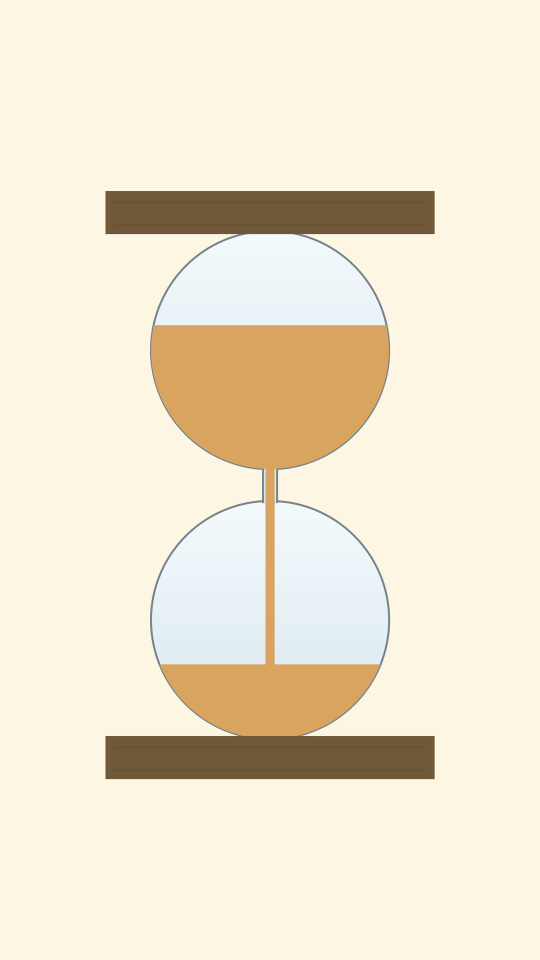
#> input picture presplash.png, 1080 x 1920 px (shown at 1/2 size)
$ python -i _r30b_analyze.py   (imports and definitions only)
#> lines starting #> are read from the running program, lines starting #| are printed output that depends on the picture; after the words box and inside, x2 and y2 are one past the last pixel; in counts of white or black regions, pixels touching at a corner belong together
"""r30b 观感漂移分析: 分区域像素差 + 单图几何/纹理指标。

用法:
    python tools/_r30b_analyze.py --diff A.png B.png [--label L]
    python tools/_r30b_analyze.py --metrics A.png [--label L]
    python tools/_r30b_analyze.py --montage A.png B.png --out out.png
"""
import argparse
import json
import os
import sys

import numpy as np
from PIL import Image

W, H = 1080, 1920

# 区域定义 (y0, y1, x0, x1) —— 1080x1920 竖屏
REGIONS = {
    "topbar":    (100, 280, 15, 1065),    # 6 色块
    "countdown": (282, 392, 15, 1065),    # 倒计时数字(会变)
    "upperball": (392, 1008, 215, 865),   # 上球
    "neck":      (1008, 1098, 470, 610),  # 颈部直筒
    "lowerball": (1098, 1712, 215, 865),  # 下球
    "buttons":   (1742, 1912, 15, 1065),  # 底部按钮行
}

# 几何量测用的窄窗口(避开玻璃壁)
SURF_X0, SURF_X1 = 400, 680          # 上球沙面扫描 x 范围
SURF_Y0, SURF_Y1 = 392, 1010
NECK_WIN = (1020, 1080, 495, 585)    # 颈部直筒量测窗
JET_WIN = (1102, 1200, 400, 680)     # 颈出口下方粒子带


def gray(arr):
    a = arr.astype(np.float32)
    return a[:, :, 0] * 0.299 + a[:, :, 1] * 0.587 + a[:, :, 2] * 0.114


def load(path):
#> called with path = '../presplash.png'
    return np.asarray(Image.open(path).convert("RGB")).astype(np.int16)


def crop(a, r):
    y0, y1, x0, x1 = r
    return a[y0:y1, x0:x1]


# [11 lines left out: function diff_stats, not called in this run]


def sand_surface_curve(a, x0=SURF_X0, x1=SURF_X1, y0=SURF_Y0, y1=SURF_Y1,
                       thr=95.0, run=10):
    """逐列找"第一个连续 run 行都是暗"的 y —— 上球沙面。返回 (xs, ys), 找不到为 -1。

    ⚠️ thr 必须 < 玻璃描边灰度(实测 ≈121, #6e7d85), 否则描边被当成沙。
       黑沙灰度 ≈58-70 ⇒ 取 95 有 25 以上的两侧余量。
    """
#> called with x0 = 400, x1 = 680, y0 = 392, y1 = 1010, thr = 95, run = 10
    g = gray(a)
    sub = (g[y0:y1, x0:x1] < thr)
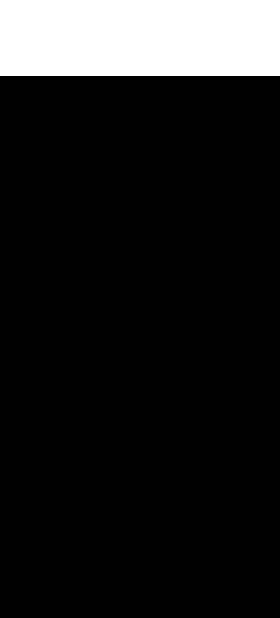
#> sub: shape (618, 280) bool; 12.3% white; 1 white region, box (x1, y1, x2, y2) and area: (0, 0, 280, 76) 21280
    ker = np.ones(run, dtype=np.int32)
    xs, ys = [], []
    for xi in range(sub.shape[1]):
        col = sub[:, xi].astype(np.int32)
        cs = np.convolve(col, ker, "valid")
        hit = np.nonzero(cs == run)[0]
        xs.append(x0 + xi)
        ys.append(y0 + int(hit[0]) if len(hit) else -1)
#> after the loop, xs = 280 values from 400 to 679; ys = 280 values from 392 to 392
    return np.array(xs), np.array(ys, dtype=np.int32)


def upper_metrics(a):
    xs, ys = sand_surface_curve(a)
#> xs = 280 values from 400 to 679; ys = 280 values from 392 to 392
    ok = ys > 0
    g = gray(a)
    # 上球内暗像素面积(沙量代理) —— 避开采玻璃描边, 用中央窄窗
    ub = g[430:1005, 380:700] < 95
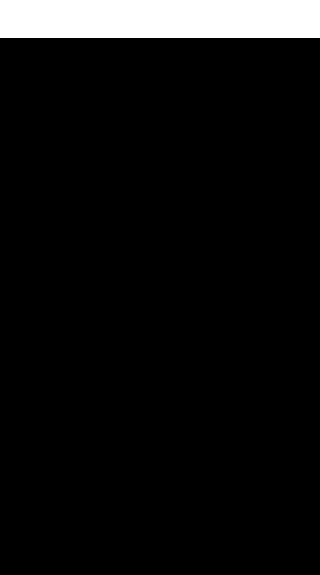
#> ub: shape (575, 320) bool; 6.6% white; 1 white region, box (x1, y1, x2, y2) and area: (0, 0, 320, 38) 12160
    out = {"surf_n": int(ok.sum()), "up_dark_px": int(ub.sum())}
#> out = {'surf_n': 280, 'up_dark_px': 12160}
    if ok.sum() < 20:
        return out
    yv = ys[ok]
#> yv = 280 values from 392 to 392
    # 跟随沙面的窗口灰度(检测整体变淡/变暗) —— 固定 y 窗口会随沙面下沉跑进空腔
    ytop = int(np.median(yv)) + 30
#> ytop = 422
    win = g[ytop:ytop + 100, 470:610]
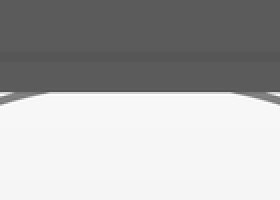
#> win: shape (100, 140) float32 (shown 2 times larger); min 81, max 254.4, mean 173.5
    if win.size:
        out["up_gray_med"] = round(float(np.median(win)), 3)
        out["up_gray_std"] = round(float(win.std()), 3)
    out["surf_y_med"] = float(np.median(yv))
    out["surf_y_min"] = int(yv.min())
    out["surf_y_max"] = int(yv.max())
    # 去趋势后的轮廓起伏(高频): 移动平均窗口 31 减掉
    k = 31
    if len(yv) > k:
        pad = np.pad(yv.astype(np.float64), k // 2, mode="edge")
#> pad = 310 values from 392 to 392
        ma = np.convolve(pad, np.ones(k) / k, "valid")[:len(yv)]
#> ma = 280 values from 392 to 392
        det = yv - ma
#> det = 280 values from 1.71e-13 to 1.71e-13
        out["contour_hf_std"] = round(float(det.std()), 4)
        out["contour_hf_p95"] = round(float(np.percentile(np.abs(det), 95)), 4)
        out["contour_hf_max"] = round(float(np.abs(det).max()), 4)
    # 沙面下方纹理: 逐列取 [y+below, y+below+depth] 的 std
    g = gray(a)
    x_ok = xs[ok]
#> x_ok = 280 values from 400 to 679
    yv_i = ys[ok]
#> yv_i = 280 values from 392 to 392
    amps = []
    for xi, yi in zip(x_ok, yv_i):
        seg = g[yi + 18: yi + 78, xi]
        if len(seg) == 60:
            amps.append(seg.std())
#> after the loop, amps = 280 values, max 25.47 at index 184, min 5.72 at index 195, mean 23.09
    if amps:
        out["tex_amp_med"] = round(float(np.median(amps)), 4)
        out["tex_amp_p25"] = round(float(np.percentile(amps, 25)), 4)
    # 2D 纹理带的高频能量(锐度): 取沙面下 12..60 的矩形带
    ytop = int(np.median(yv_i)) + 12
#> ytop = 404
    band = g[ytop:ytop + 48, x_ok.min():x_ok.max()]
    if band.size > 100:
        out["tex_hf_h"] = round(float(np.abs(np.diff(band, axis=1)).mean()), 4)  # 水平相邻
        out["tex_hf_v"] = round(float(np.abs(np.diff(band, axis=0)).mean()), 4)  # 垂直相邻
        out["tex_std2d"] = round(float(band.std()), 4)
    return out


def lower_metrics(a):
    """下球沙堆: 中轴附近找**最长连续暗段**的顶端(避开上方稀疏沙流粒子);
    另量堆体暗像素面积。"""
    g = gray(a)
    y0, y1, x0, x1 = 1100, 1712, 430, 650
    sub = g[y0:y1, x0:x1] < 95
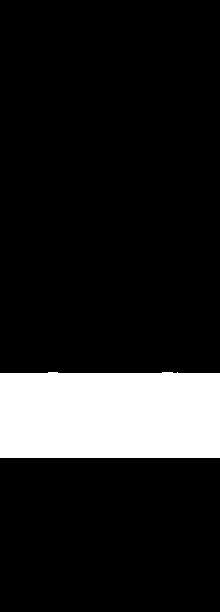
#> sub: shape (612, 220) bool; 13.9% white; 1 white region, box (x1, y1, x2, y2) and area: (0, 372, 220, 458) 18722
    cx = 540 - x0
    mid = sub[:, cx - 40: cx + 40]
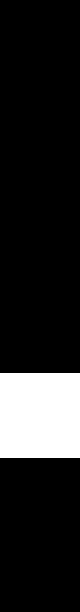
#> mid: shape (612, 80) bool; 13.9% white; 1 white region, box (x1, y1, x2, y2) and area: (0, 373, 80, 458) 6800
    out = {}
    colhits = []
    for xi in range(mid.shape[1]):
        col = mid[:, xi].astype(np.int8)
        if not col.any():
            colhits.append(-1)
            continue
        # 最长连续 True 段的起点
        d = np.diff(np.concatenate(([0], col, [0])))
        starts = np.nonzero(d == 1)[0]
        ends = np.nonzero(d == -1)[0]
        lens = ends - starts
        best = int(np.argmax(lens))
        if lens[best] >= 8:
            colhits.append(y0 + int(starts[best]))
        else:
            colhits.append(-1)
#> after the loop, colhits = 80 values from 1473 to 1473
    ch = np.array(colhits)
#> ch = 80 values from 1473 to 1473
    good = ch > 0
    out["mound_top_y"] = float(np.median(ch[good])) if good.sum() > 5 else -1.0
    out["mound_dark_px"] = int(sub.sum())
    out["mound_dark_frac"] = round(float(sub.mean()), 5)
    return out


# [37 lines left out: functions mound_surface_curve, mound_surface_metrics, not called in this run]


def neck_metrics(a):
    g = gray(a)
    w = crop(g, NECK_WIN)
#> in crop, `return a[y0:y1, x0:x1]`:
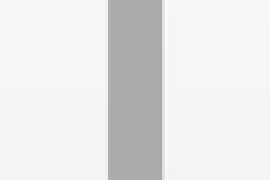
#> returned value: shape (60, 90) float32 (shown 3 times larger); min 168.1, max 250.8, mean 230.7
    out = {"neck_mean": round(float(w.mean()), 3),
           "neck_std": round(float(w.std()), 3)}
#> out = {'neck_mean': 230.7, 'neck_std': 29.66}
    # 直筒内暗像素占比(沙柱)
    out["neck_dark_frac"] = round(float((w < 95).mean()), 4)
    return out


def jet_metrics(a):
    g = gray(a)
    y0, y1, x0, x1 = JET_WIN
    sub = g[y0:y1, x0:x1]
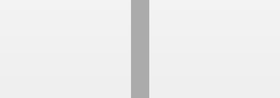
#> sub: shape (98, 280) float32; min 168.1, max 246.7, mean 236.8
    return {"jet_dark_frac": round(float((sub < 95).mean()), 5),
            "jet_mean": round(float(sub.mean()), 3)}


def all_metrics(path):
    a = load(path)
    m = {}
    m.update(upper_metrics(a))
    m.update(lower_metrics(a))
    m.update(neck_metrics(a))
    m.update(jet_metrics(a))
    return m


# [132 lines left out: functions montage, diffmap, series, main, not called in this run]


# [2 lines not run here, left out]

>>> result = all_metrics('../presplash.png')
#> result = 23 items

$ run again, on _shot/audit2/A8_baseline_old_funnel_original.png
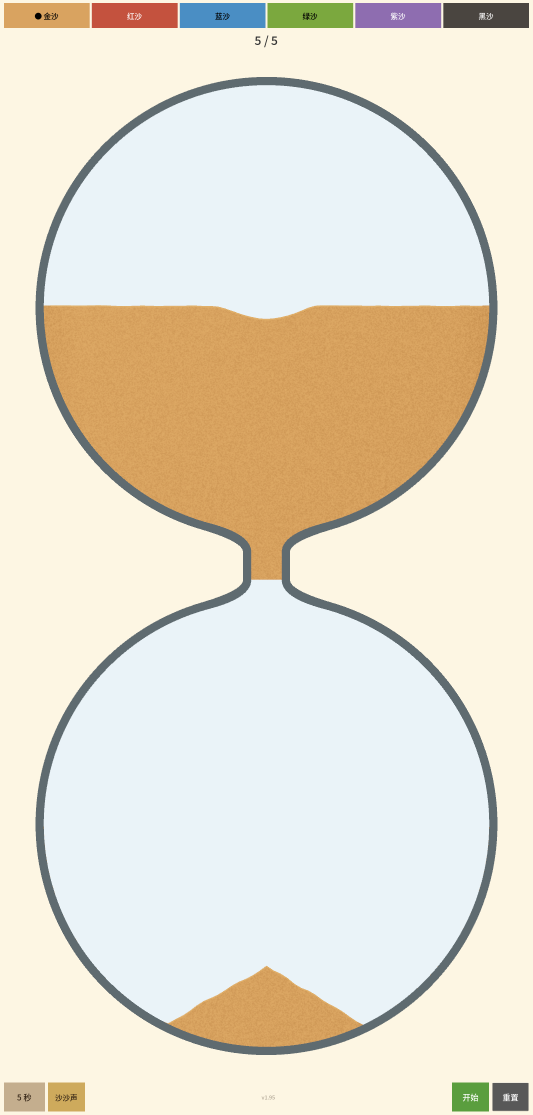
#> input picture _shot/audit2/A8_baseline_old_funnel_original.png, 1066 x 2229 px (shown at 1/2 size)
#> after the loop in sand_surface_curve, `for xi in range(sub.shape[1]):`: xs = 280 values from 400 to 679; ys = 280 values from -1 to -1
#> in upper_metrics, `xs, ys = sand_surface_curve(a)`: xs = 280 values from 400 to 679; ys = 280 values from -1 to -1
#> ub: shape (575, 320) bool; every value is 0
#> in upper_metrics, `out = {"surf_n": int(ok.sum()), "up_dark_px": int(ub.sum())}`: out = {'surf_n': 0, 'up_dark_px': 0}
#> mid: shape (612, 80) bool; every value is 0
#> after the loop in lower_metrics, `for xi in range(mid.shape[1]):`: colhits = 80 values from -1 to -1
#> in crop, `return a[y0:y1, x0:x1]`:
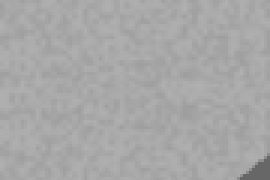
#> returned value: shape (60, 90) float32 (shown 3 times larger); min 104, max 176.8, mean 167.9
#> in neck_metrics, `out = {"neck_mean": round(float(w.mean()), 3), "neck_std": round(float..`: out = {'neck_mean': 167.9, 'neck_std': 6.97}
#> in jet_metrics, `sub = g[y0:y1, x0:x1]`:
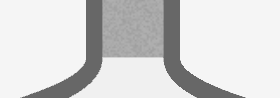
#> sub: shape (98, 280) float32; min 104, max 245.9, mean 213.6
#> result = 10 items
